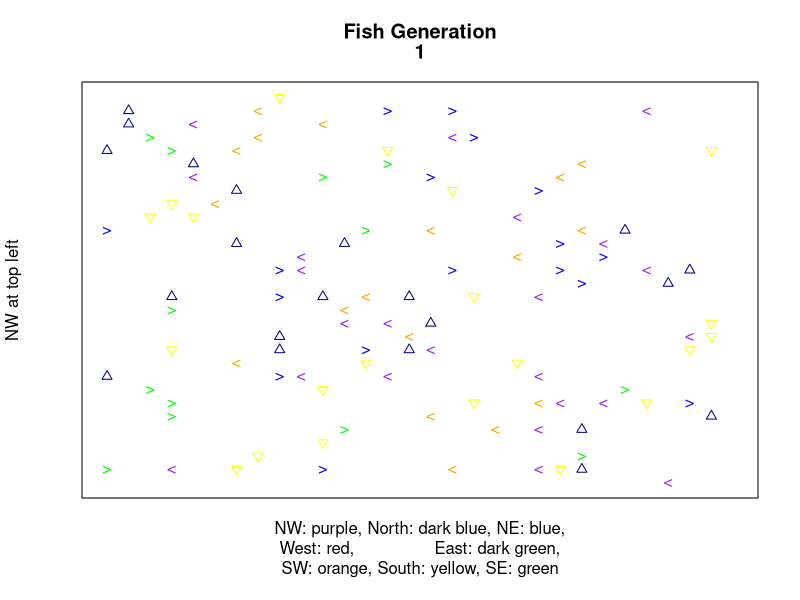
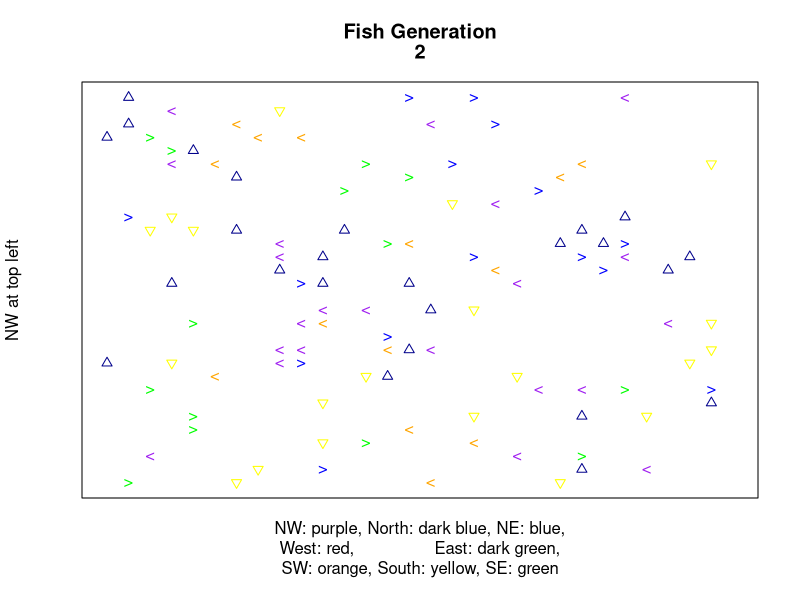
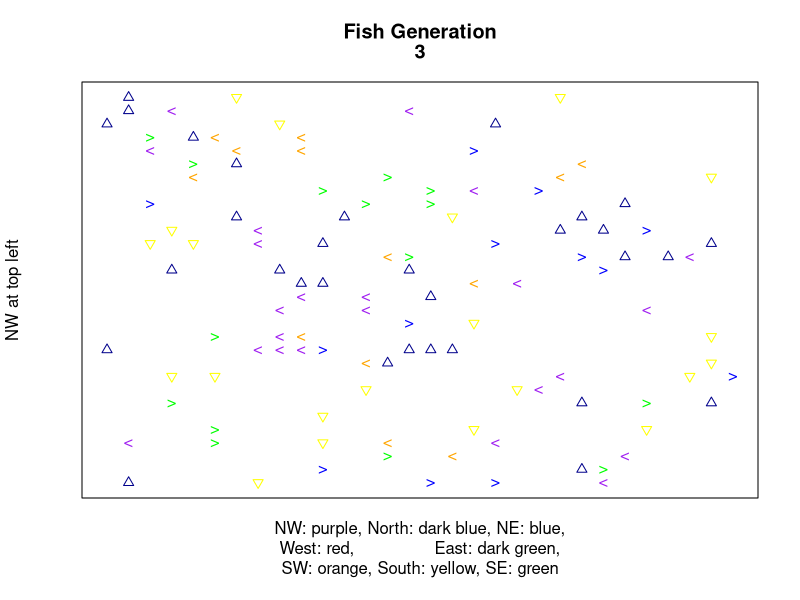
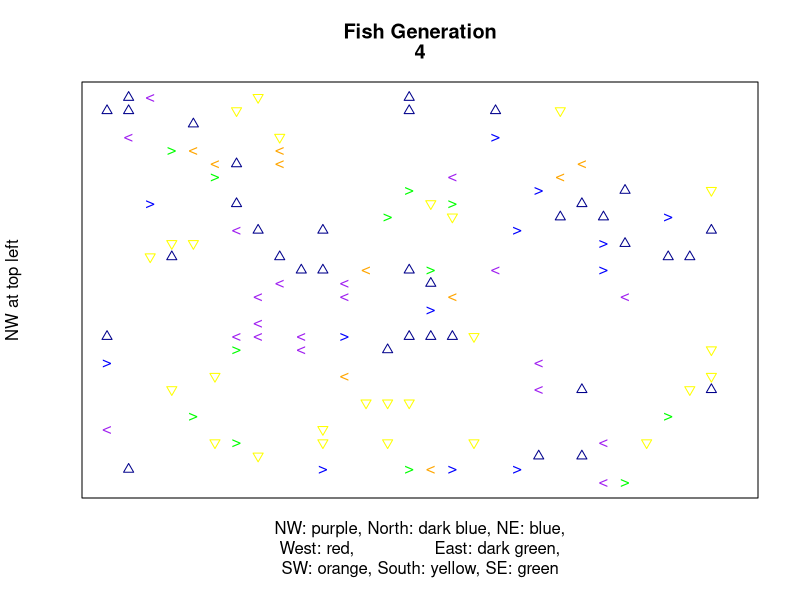
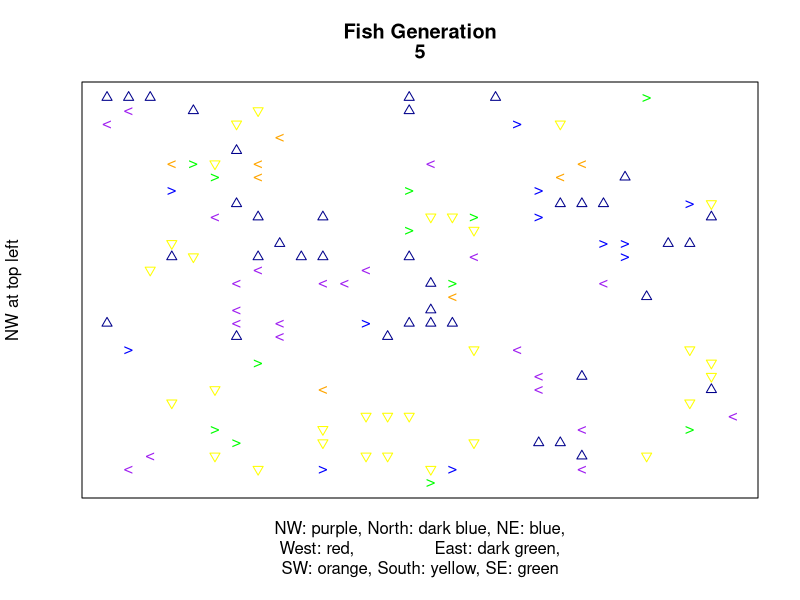
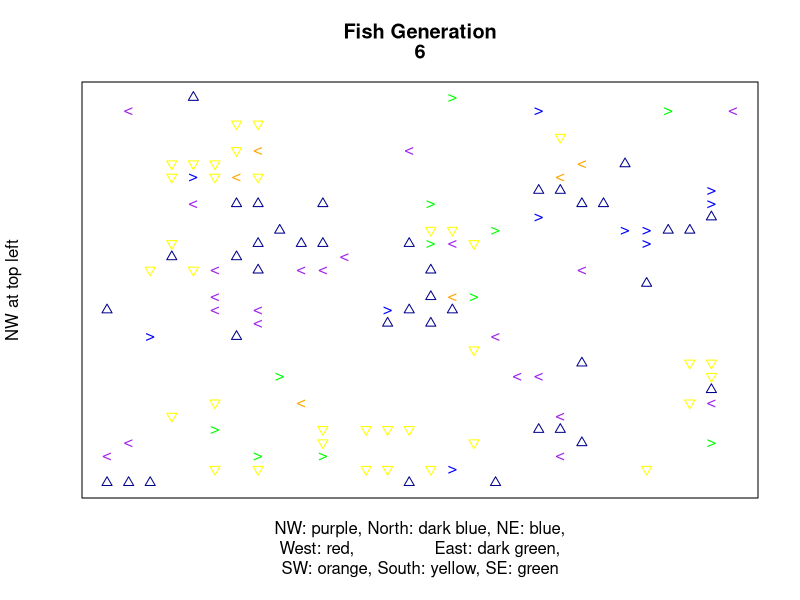
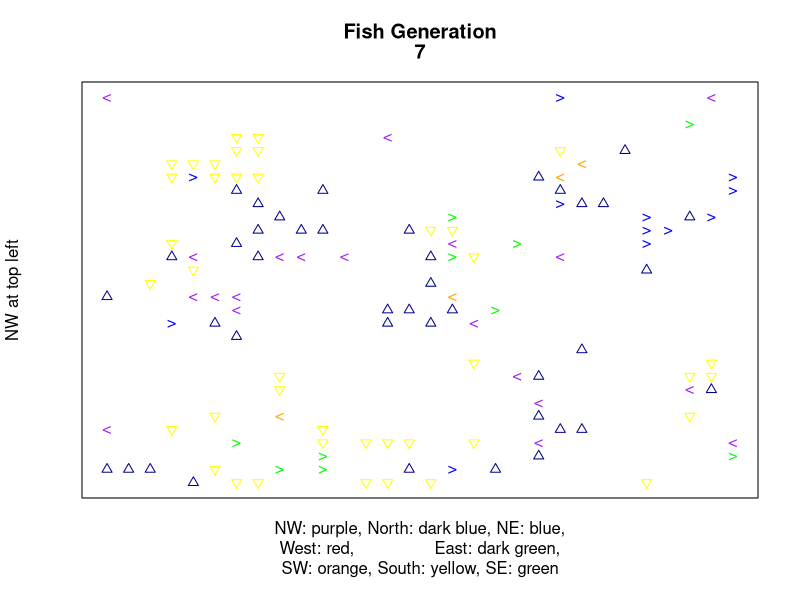
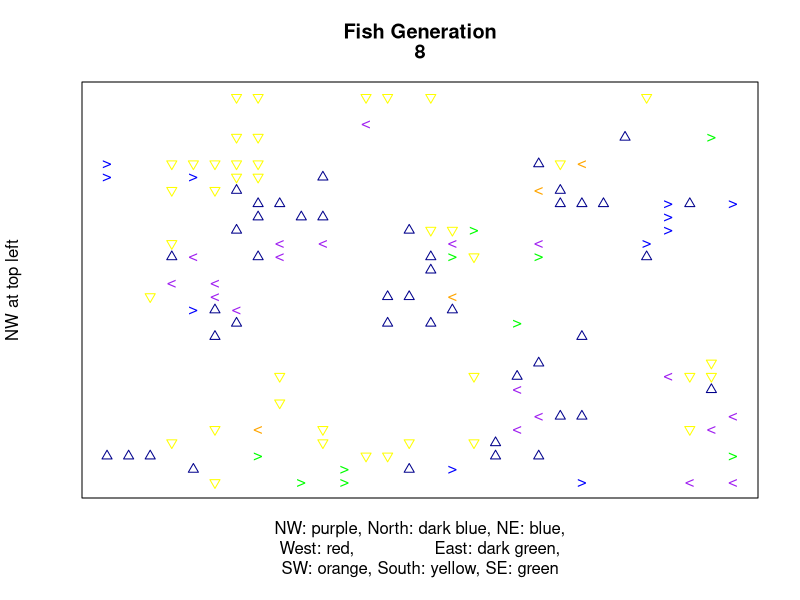

These figures' R source, in order:
# CA Project 
# Module 14.10 - 'Fish Schooling'
# Version 1.6.1

# pretty effective schooling behavior,
# doesn't seem particularly biased in any direction,
# has problems with gridlock

# mean of neighbors influences own direction
# by taking mean of neighbors WITHOUT COUNTING SELF
# and then add that mean to original direction (kinda, uses weighted mean)

# uses print() from version 1.3
# mean function divided into get.mean and set.dir ftns

# ignore cohesion rule
# obey separation rule and alignment rule
# separation takes precedence

# this version's interpretation of separation rule:
# "don't move into the same space on the grid"

# wrap edges

# this version is probably gonna have the 'herky jerky' movement


EMPTY <- c(0,0)   # unoccupied cell  

# dimensions
size <- 30
gens <- 150 # slices

probability <- 0.2 # to make sure some cells are empty (for initialization)


# FUNCTIONS

# test whether a pair of coords is (0,0)
empty <- function(coords) {
  return(sum(coords==EMPTY)==2)
}

# copy edges to ghost margins
wrap.edges <- function(slice) {
  # wrap top and bottom edges:
  for(i in 1:2) {
    loaf[[slice]][[i]] <- loaf[[slice]][[size+i]]
    loaf[[slice]][[size+i+2]] <- loaf[[slice]][[i+2]]
  }
  # wrap left and right edges:
  for(i in 1:2) {
    for(row in 3:(size+2)) {
      loaf[[slice]][[row]][[i]] <- loaf[[slice]][[row]][[size+i]]
      loaf[[slice]][[row]][[size+2+i]] <- loaf[[slice]][[row]][[i+2]]
    }
  }
  # set corners:
  for(i in 1:2) {
    for(j in 1:2) {
      # top corners
      loaf[[slice]][[i]][[j]] <- loaf[[slice]][[size+i]][[size+j]]
      loaf[[slice]][[i]][[size+j+2]] <- loaf[[slice]][[size+i]][[j+2]]
      # bottom corners
      loaf[[slice]][[size+i+2]][[j]] <- loaf[[slice]][[i+2]][[size+j]]
      loaf[[slice]][[size+i+2]][[size+j+2]] <- loaf[[slice]][[i+2]][[j+2]]
    }
  }
  return(loaf[[slice]])
}

# get mean direction of all neighbors 
# (Moore's neighborhood,  dist 1 )
get.mean.dir <- function(slice,this.r,this.c) {
  dist <- 2
  num.neighbors <- 0
  neighbor.directions <- EMPTY
  for(row in -dist:dist) {
    for(col in -dist:dist) {
      bro.dir <- unlist(loaf[[slice-1]][[this.r+row]][[this.c+col]])
      if(!(row==0 && col==0) && !empty(bro.dir)) {
      #if(!empty(bro.dir)) {  
        num.neighbors <- num.neighbors + 1
        neighbor.directions <- neighbor.directions + bro.dir
      }
    }
  }
  if(num.neighbors!=0) { return(neighbor.directions/num.neighbors) }
  return(EMPTY)
}

set.new.direction <- function(current.direction,mean) {
  if(empty(mean)) { return(current.direction) }
  new.dir <- (current.direction + 3*mean)/3
  for(i in 1:2) {
    thing <- new.dir[i]
    if(thing >= .5) {
      new.dir[i] <- 1
    } else if(thing <= (-.5)) {
      new.dir[i] <- -1
    } else {
      new.dir[i] <- 0
    }
  }
  
  if(empty(new.dir)) { return(current.direction) } 
  return(new.dir)
}


# should keep two fish from moving into the same empty cell
# and keep fish from moving into occupied cell.
okay.to.move <- function(slice,row,col,dest) {
  if(!empty(unlist(loaf[[slice-1]][[dest[1]]][[dest[2]]]))) { return(FALSE) }
  for(r in -1:1) {
    for(c in -1:1) {
      bro.row <- dest[1]+r
      bro.col <- dest[2]+c
      bro.dir <- unlist(loaf[[slice-1]][[bro.row]][[bro.col]])
      if(!(bro.row==row && bro.col==col)) {
        if(!empty(bro.dir) && empty(bro.dir+c(r,c))) {
          return(FALSE)
        }
      }
    }
  }
  return(TRUE)
}

# Plot the grid for the generation specified.
print <- function(slice) {
  # it would be much more efficient to use a matrix here,
  # but this makes the code easier to read at a glance
  nw.x <- vector() 
  nw.y <- vector()
  north.x <- vector()
  north.y <- vector()
  ne.x <- vector()
  ne.y <- vector()
  west.x <- vector()
  west.y <- vector()
  east.x <- vector()
  east.y <- vector()
  sw.x <- vector()
  sw.y <- vector()
  south.x <- vector()
  south.y <- vector()
  se.x <- vector()
  se.y <- vector()
  
  for (row in 3:(size+2)) {
    for (col in 3:(size+2)) {
      direction <- unlist(loaf[[slice]][[row]][[col]])
      if(direction[1]==1) {
        if(direction[2]==-1) {
          nw.x <- c(nw.x,col)
          nw.y <- c(nw.y,row)
        } else if(direction[2]==0) {
          north.x <- c(north.x,col)
          north.y <- c(north.y,row)
        } else {
          ne.x <- c(ne.x,col)
          ne.y <- c(ne.y,row)
        }
      } else if(direction[1]==0) {
        if(direction[2]==-1) {
          west.x <- c(west.x,col)
          west.y <- c(west.y,row)
        } else if(direction[2]==1) {
          east.x <- c(east.x,col)
          east.y <- c(east.y,row)
        }
      } else {
        if(direction[2]==-1) {
          sw.x <- c(sw.x,col)
          sw.y <- c(sw.y,row)
        } else if(direction[2]==0) {
          south.x <- c(south.x,col)
          south.y <- c(south.y,row)
        } else {
          se.x <- c(se.x,col)
          se.y <- c(se.y,row)
        }
      }
    }
  }
  
  # NW is PURPLE
  plot(x=nw.x,y=nw.y,ylim=c(3,size+2),
       xlim=c(3,size+2),pch=60,col="purple",
       main=c("Fish Generation",slice),
       yaxt="n",xaxt="n",
       xlab="NW: purple, North: dark blue, NE: blue,\nWest: red,                East: dark green,\nSW: orange, South: yellow, SE: green",
       ylab="NW at top left") 
  # North is DARK BLUE 
  points(x=north.x,y=north.y,pch=2,col="dark blue")
  # NE is BLUE
  points(x=ne.x,y=ne.y,pch=62,col="blue")
  # WEST is RED
  points(x=west.x,y=west.y,pch=171,col="red")
  # EAST is DARK GREEN
  points(x=east.x,y=east.y,pch=187,col="dark green")
  # SW is ORANGE
  points(x=sw.x,y=sw.y,pch=60,col="orange")
  # SOUTH is YELLOW
  points(x=south.x,y=south.y,pch=6,col="yellow")
  # SE is GREEN
  points(x=se.x,y=se.y,pch=62,col="green")
}


# set up empty loaf
# don't forget to initialize 'ghost' borders (2 cell margin)
loaf <- list()
for(slice in 1:gens) {
  loaf[[slice]] <- list()
  for(row in 1:(size+4)) {
    loaf[[slice]][[row]] <- list()
    for(col in 1:(size+4)) {
      loaf[[slice]][[row]][[col]] <- c(0,0)
    }
  }
}

# set up initial random configuration slice (generation 1)
for(row in 3:(size+2)) {
  for(col in 3:(size+2)) {
    if(rbinom(1,1,probability)) {
      loaf[[1]][[row]][[col]] <- floor(runif(2,-1,2))
    }
  }
}
loaf[[1]] <- wrap.edges(1)
print(1)

# FOR LOOP
for(slice in 2:gens) {
  for(row in 3:(size+2)) {
    for(col in 3:(size+2)) {
      direction <- unlist(loaf[[slice-1]][[row]][[col]])
      if(!empty(direction)) {
        mean.dir <- get.mean.dir(slice,row,col)
        new.direction <- set.new.direction(direction,mean.dir)
        loaf[[slice]][[row]][[col]] <- new.direction
        destination <- c(row,col)+direction
        if(okay.to.move(slice,row,col,destination)) {
          for(i in 1:2) {
            if(destination[i]<3) {
              destination[i] <- destination[i]+size
            } else if(destination[i]>(size+2)) {
              destination[i] <- destination[i]-size
            }
          }
          loaf[[slice]][[destination[1]]][[destination[2]]] <- direction
          loaf[[slice]][[row]][[col]] <- EMPTY
        }
      }
    }
  }
  loaf[[slice]] <- wrap.edges(slice)
  print(slice)
}
